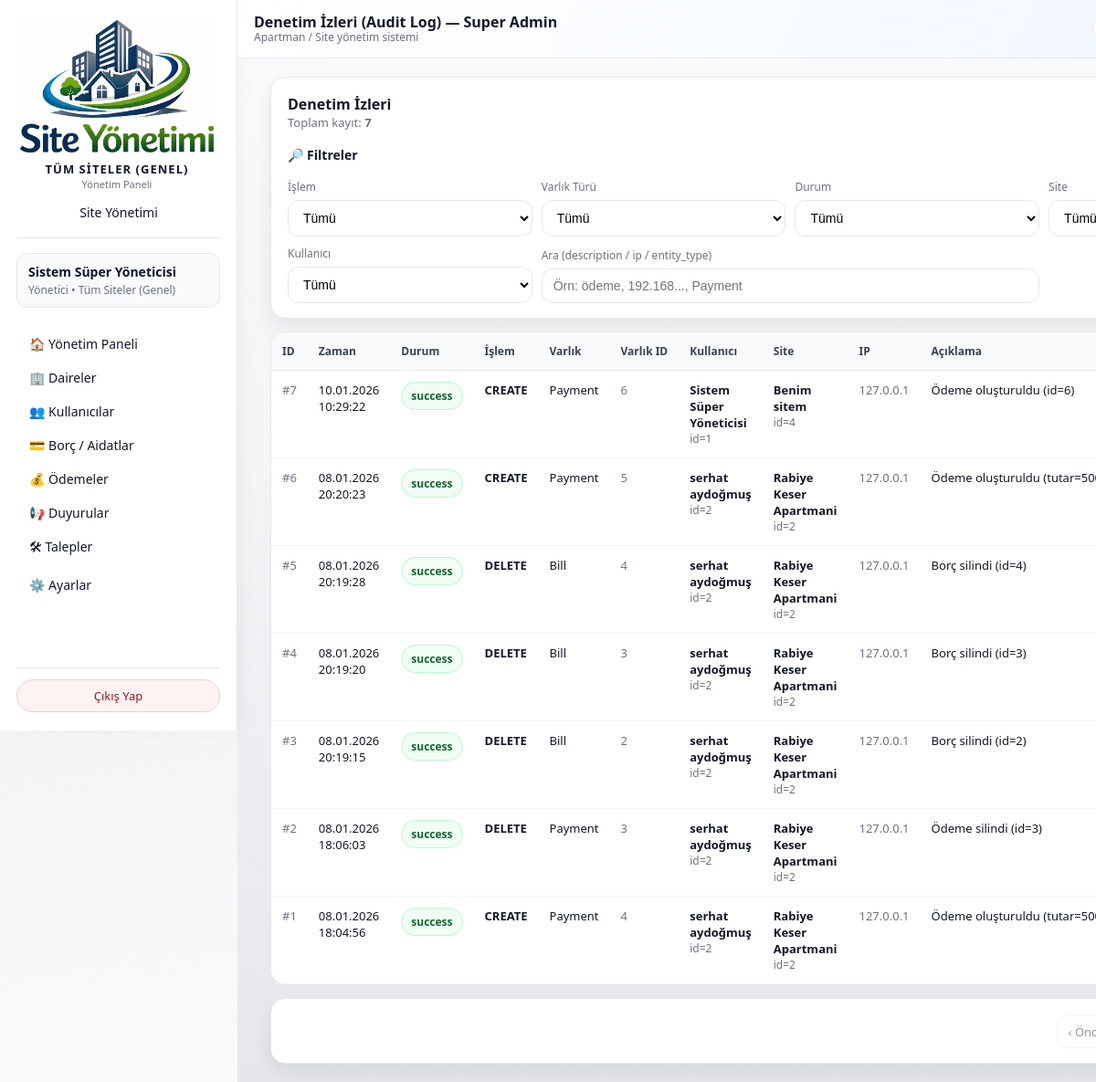
Page /admin/audit-logs (signed in) on the earlier database version.
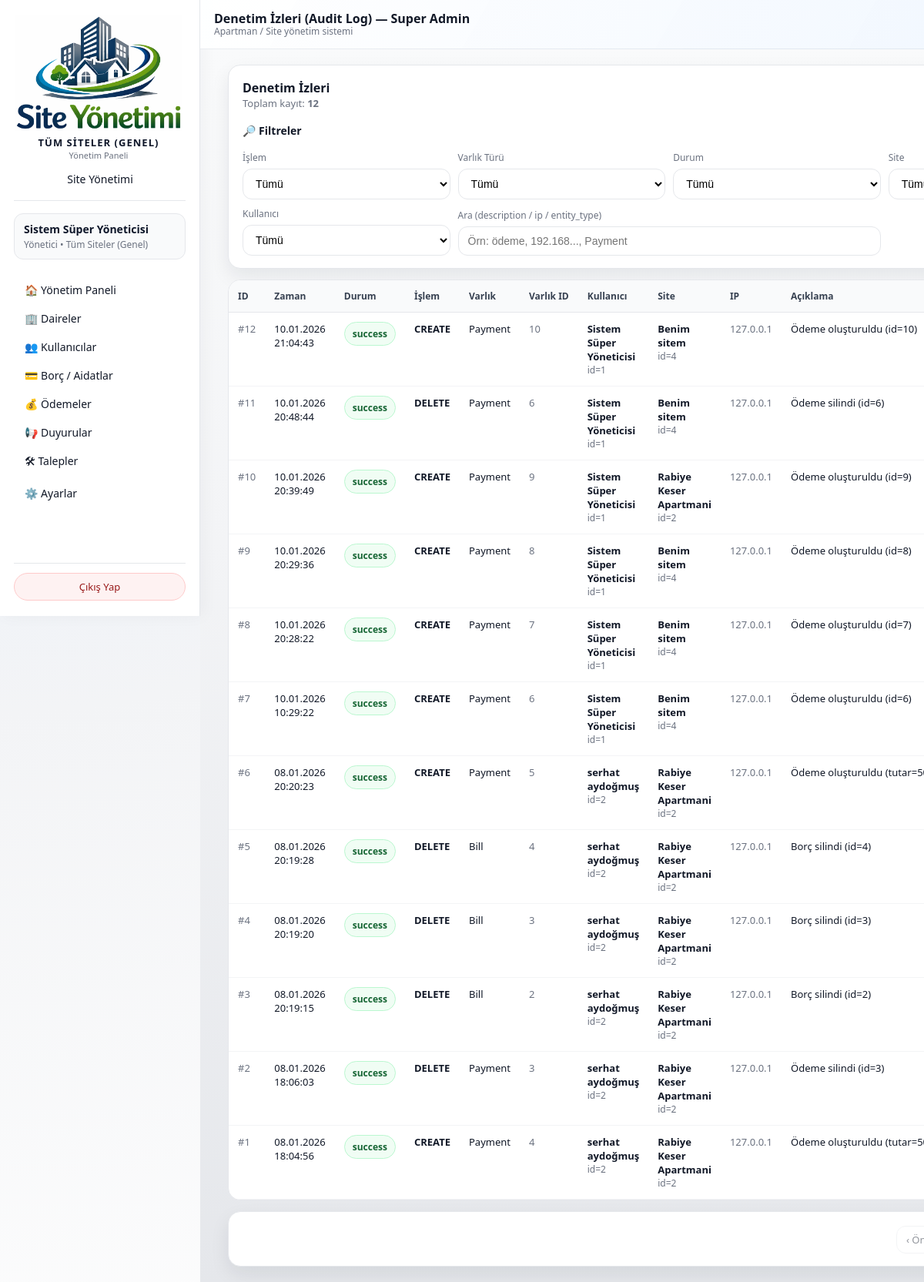
Same page on the later database version.
### models/user_model.py (models this page shows, shortened)
class User(db.Model):
    __tablename__ = "users"
    id = db.Column(db.Integer, primary_key=True)
    name = db.Column(db.String(120), nullable=False)
    email = db.Column(db.String(120), unique=True, nullable=False, index=True)
    phone = db.Column(db.String(32), nullable=True)
    password_hash = db.Column(db.String(255), nullable=False)
    role = db.Column(db.String(20), nullable=False, default="resident")
    site_id = db.Column(db.Integer, db.ForeignKey("sites.id"), nullable=True)
    apartment_id = db.Column(
        db.Integer,
        db.ForeignKey("apartments.id"),
        nullable=True,
    )
    is_active = db.Column(db.Boolean, default=True, nullable=False)

### audit_logging.py (models this page shows, shortened)
class AuditLog(db.Model):
    __tablename__ = "audit_logs"
    id = Column(Integer, primary_key=True)
    user_id = Column(Integer, ForeignKey("users.id"), nullable=True)  # eğer user tablon 'users' ise
    user = relationship("User", foreign_keys=[user_id], lazy="joined")
    site_id = Column(Integer, ForeignKey("sites.id"), nullable=True)  # ✅ düzeltildi
    site = relationship("Site", foreign_keys=[site_id], lazy="joined")
    action = Column(String(50), nullable=False)
    entity_type = Column(String(50), nullable=False)
    entity_id = Column(Integer, nullable=True)
    ip_address = Column(String(45), nullable=True)
    user_agent = Column(String(500), nullable=True)
    old_values = Column(Text, nullable=True)
    new_values = Column(Text, nullable=True)
    description = Column(String(255), nullable=True)
    created_at = Column(DateTime, default=datetime.utcnow, nullable=False)
    status = Column(String(20), default="success")
    error_message = Column(Text, nullable=True)

### models/site_model.py (models this page shows, shortened)
class Site(db.Model):
    __tablename__ = "sites"
    id = db.Column(db.Integer, primary_key=True)
    name = db.Column(db.String(150), nullable=False, unique=True)
    description = db.Column(db.String(255), nullable=True)
    db_path = db.Column(db.String(255), nullable=True)
    is_active = db.Column(db.Boolean, nullable=False, default=True)
    users = db.relationship("User", backref="site", lazy="dynamic")

### routes/admin_routes.py (the view, shortened to what this page needs)
@admin_bp.route("/audit-logs", methods=["GET"])
@admin_required
def audit_logs():
    if not _require_super_admin():
        flash("Bu sayfayı sadece Süper Admin görüntüleyebilir.", "error")
        return redirect(url_for("admin.dashboard"))
    page = request.args.get("page", 1, type=int) or 1
    if page < 1:
        page = 1
    per_page = 50
    action = (request.args.get("action") or "").strip()
    entity_type = (request.args.get("entity_type") or "").strip()
    status = (request.args.get("status") or "").strip()
    site_id = request.args.get("site_id", type=int)
    user_id = request.args.get("user_id", type=int)
    q = (request.args.get("q") or "").strip()  # description / ip / entity_id araması
    try:
        query = AuditLog.query
        if action:
            query = query.filter(AuditLog.action == action)
        if entity_type:
            query = query.filter(AuditLog.entity_type == entity_type)
        if status:
            query = query.filter(AuditLog.status == status)
        if site_id:
            query = query.filter(AuditLog.site_id == site_id)
        if user_id:
            query = query.filter(AuditLog.user_id == user_id)
        total = query.count()
        logs = (
            query
            .order_by(AuditLog.created_at.desc())
            .offset((page - 1) * per_page)
            .limit(per_page)
            .all()
        )
        pages = (total + per_page - 1) // per_page if total > 0 else 1
        distinct_pairs = db.session.query(AuditLog.entity_type, AuditLog.action).distinct().all()
        all_entity_types = sorted({et for et, act in distinct_pairs if et})
        all_actions = sorted({act for et, act in distinct_pairs if act})
        all_sites = Site.query.order_by(Site.name.asc()).all()
        all_users = User.query.order_by(User.name.asc()).all()
        return render_template(
            "admin/audit_logs.html",
            logs=logs,
            page=page,
            pages=pages,
            total=total,
            filters={
                "action": action,
                "entity_type": entity_type,
                "status": status,
                "site_id": site_id,
                "user_id": user_id,
                "q": q,
            },
            all_actions=all_actions,
            all_entity_types=all_entity_types,
            all_sites=all_sites,
            all_users=all_users,
        )
    except SQLAlchemyError as exc:
        current_app.logger.exception("Audit log listesi alınamadı: %s", exc)
        flash("Audit log listesi alınırken hata oluştu.", "error")
        return redirect(url_for("admin.dashboard"))

### templates/admin/audit_logs.html (shortened to what this page needs)
{% extends "base.html" %}
{% block topbar_title %}Denetim İzleri (Audit Log) — Super Admin{% endblock %}
{% block content %}
<div class="audit-wrap">
  <div class="card">
    <div class="meta-row">
      <div>
        <h2 style="font-size:16px; margin:0;">Denetim İzleri</h2>
        <div class="count">Toplam kayıt: <b>{{ total }}</b></div>
      </div>
    </div>
    <div class="filters-head">
      <div class="filters-title">🔎 Filtreler</div>
    </div>
    <div class="filters-panel" id="filtersPanel" style="display:block;">
      <form method="GET" class="audit-filters" action="{{ url_for('admin.audit_logs') }}">
        <div class="f">
          <label>İşlem</label>
          <select name="action">
            <option value="">Tümü</option>
          </select>
        </div>
        <div class="f">
          <label>Varlık Türü</label>
          <select name="entity_type">
            <option value="">Tümü</option>
          </select>
        </div>
        <div class="f">
          <label>Durum</label>
          <select name="status">
            <option value="">Tümü</option>
          </select>
        </div>
        <div class="f">
          <label>Site</label>
          <select name="site_id">
            <option value="">Tümü</option>
          </select>
        </div>
        <div class="f">
          <label>Kullanıcı</label>
          <select name="user_id">
            <option value="">Tümü</option>
          </select>
        </div>
        <div class="f-wide">
          <label>Ara (description / ip / entity_type)</label>
          <input name="q" value="{{ filters.q }}" placeholder="Örn: ödeme, 192.168..., Payment" />
        </div>
        <div class="f-btn">
        </div>
      </form>
    </div>
  </div>
  <div class="table-wrap">
    <table>
      <thead>
        <tr>
          <th>ID</th>
          <th>Zaman</th>
          <th>Durum</th>
          <th>İşlem</th>
          <th>Varlık</th>
          <th>Varlık ID</th>
          <th>Kullanıcı</th>
          <th>Site</th>
          <th>IP</th>
          <th>Açıklama</th>
        </tr>
      </thead>
      <tbody>
        {% for log in logs %}
          <tr>
            <td class="muted">#{{ log.id }}</td>
            <td>{{ log.created_at.strftime("%d.%m.%Y %H:%M:%S") if log.created_at else "-" }}</td>
            <td>
              {% if log.status == "success" %}
                <span class="badge badge-success">success</span>
              {% else %}
                <span class="badge badge-failure">failure</span>
              {% endif %}
            </td>
            <td><b>{{ log.action }}</b></td>
            <td>{{ log.entity_type }}</td>
            <td class="muted">{{ log.entity_id if log.entity_id is not none else "-" }}</td>
            <td>
              {% if log.user %}
                <b>{{ log.user.name }}</b>
                <div class="muted" style="font-size:12px;">id={{ log.user_id }}</div>
              {% else %}
                <span class="muted">Sistem / Bilinmiyor</span>
              {% endif %}
            </td>
            <td>
              {% if log.site %}
                <b>{{ log.site.name }}</b>
                <div class="muted" style="font-size:12px;">id={{ log.site_id }}</div>
              {% else %}
                <span class="muted">-</span>
              {% endif %}
            </td>
            <td class="muted">{{ log.ip_address or "-" }}</td>
            <td class="desc" title="{{ log.description or '' }}">{{ log.description or "-" }}</td>
          </tr>
        {% endfor %}
      </tbody>
    </table>
  </div>
  <div class="card">
    <div class="pager">
      {% set args = request.args.to_dict() %}
      {% set prev_page = page - 1 %}
      {% set next_page = page + 1 %}
      {% set args_prev = args.copy() %}
      {% set _ = args_prev.update({"page": prev_page}) %}
      {% set args_next = args.copy() %}
      {% set _ = args_next.update({"page": next_page}) %}
      <a class="{% if page <= 1 %}disabled{% endif %}"
         href="{{ url_for('admin.audit_logs', **args_prev) }}">
        ‹ Önceki
      </a>
    </div>
  </div>
</div>
{% endblock %}

### templates/base.html (shortened to what this page needs)
<!doctype html>
<html lang="{{ session.get('lang','tr') }}">
<head>
  <link rel="stylesheet" href="{{ url_for('static', filename='css/app.css') }}">
</head>
<body class="{% block body_class %}{% endblock %}">
{% set LANG = session.get('lang','tr') %}
{% macro t(k) -%}
  {{ I18N.get(LANG, I18N['tr']).get(k, I18N['tr'].get(k, k)) }}
{%- endmacro %}
<div class="layout">
  <aside class="sidebar" id="sidebar">
    {% set _role = session.get("user_role") %}
    {% set _active_site = session.get("active_site_name") %}
    {% set site_name = session.get("active_site_name")
      or (current_site_name if current_site_name is defined and current_site_name else t('default_brand_name')) %}
    {% if _role == "super_admin" and not _active_site %}
      {% set site_name = t('all_sites_global') %}
    {% endif %}
    <div class="sidebar__header">
      <div class="sidebar__logo-wrapper">
        <img
          src="{{ url_for('static', filename='logo1.png') }}"
          alt="Logo"
          class="sidebar__logo-img"
          style="width:220px; height:150px; object-fit:contain;"
        >
        <div class="sidebar__brand-block">
          <div class="sidebar__brand-title">
            {{ site_name }}
          </div>
          <div class="sidebar__brand-subtitle">
            {{ t('panel_title') }}
          </div>
        </div>
        {% if session.get("user_role") == "super_admin" %}
          <a href="{{ url_for('admin.manage_sites', lang=LANG) }}" class="sidebar__link">
            {{ t('menu_site_mgmt') }}
          </a>
        {% endif %}
      </div>
    </div>
    <div class="sidebar__user">
      {% set user_name = session.get("user_name") %}
      {% set user_role = session.get("user_role") %}
      {% set active_site_name = session.get("active_site_name") %}
      {% set fallback_site_name = session.get("site_name", t('default_site_name')) %}
      {% if user_role == "super_admin" and not active_site_name %}
        {% set fallback_site_name = t('all_sites_global') %}
      {% endif %}
      <div class="sidebar__user-name">
        {% if user_name %}
          {{ user_name }}
        {% else %}
          {{ t('logged_in') }}
        {% endif %}
      </div>
      <div class="sidebar__user-role">
        {% if user_role in ["admin", "super_admin"] %}
          {{ t('role_admin_of') }} {{ active_site_name or fallback_site_name }}
        {% elif user_role == "resident" %}
          {{ t('role_resident_of') }} {{ active_site_name or fallback_site_name }}
        {% else %}
          {{ active_site_name or fallback_site_name }}
        {% endif %}
      </div>
    </div>
    <nav class="sidebar__nav">
      {% set endpoint = request.endpoint or "" %}
      {% if user_role in ["admin", "super_admin"] %}
        <a href="{{ url_for('admin.dashboard', lang=LANG) }}"
           class="sidebar__link {% if endpoint == 'admin.dashboard' %}sidebar__link--active{% endif %}">
          🏠 {{ t('menu_admin_dashboard') }}
        </a>
        <a href="{{ url_for('admin.manage_apartments', lang=LANG) }}"
           class="sidebar__link {% if endpoint == 'admin.manage_apartments' %}sidebar__link--active{% endif %}">
          🏢 {{ t('menu_apartments') }}
        </a>
        <a href="{{ url_for('admin.manage_users', lang=LANG) }}"
           class="sidebar__link {% if endpoint == 'admin.manage_users' %}sidebar__link--active{% endif %}">
          👥 {{ t('menu_users') }}
        </a>
        <a href="{{ url_for('admin.manage_bills', lang=LANG) }}"
           class="sidebar__link {% if endpoint == 'admin.manage_bills' or endpoint == 'admin.dues_summary' %}sidebar__link--active{% endif %}">
          💳 {{ t('menu_bills') }}
        </a>
        <a href="{{ url_for('admin.manage_payments', lang=LANG) }}"
           class="sidebar__link {% if endpoint == 'admin.manage_payments' %}sidebar__link--active{% endif %}">
          💰 {{ t('menu_payments') }}
        </a>
        <a href="{{ url_for('admin.manage_announcements', lang=LANG) }}"
           class="sidebar__link {% if endpoint == 'admin.manage_announcements' %}sidebar__link--active{% endif %}">
          📢 {{ t('menu_announcements') }}
        </a>
        <a href="{{ url_for('admin.manage_tickets', lang=LANG) }}"
           class="sidebar__link {% if endpoint == 'admin.manage_tickets' %}sidebar__link--active{% endif %}">
          🛠 {{ t('menu_tickets') }}
        </a>
        <a href="{{ url_for('admin.settings', lang=LANG) }}"
           class="sidebar__link {% if endpoint == 'admin.settings' %}sidebar__link--active{% endif %}">
          ⚙️ {{ t('menu_settings') }}
        </a>
      {% else %}
        <a href="{{ url_for('admin.dashboard', lang=LANG) }}"
           class="sidebar__link {% if endpoint == 'admin.dashboard' %}sidebar__link--active{% endif %}">
          🏠 {{ t('menu_admin_dashboard') }}
        </a>
      {% endif %}
    </nav>
    <div class="sidebar__footer">
      <a href="{{ url_for('auth.logout', lang=LANG) }}" class="sidebar__logout-btn">
        {{ t('logout') }}
      </a>
    </div>
  </aside>
  <div class="main">
    <header class="topbar">
      <div>
        <div class="topbar__title">
          {% block topbar_title %}{{ t('panel_title') }}{% endblock %}
        </div>
        <div class="topbar__subtitle">
          {% if user_role == "admin" or (user_role == "super_admin" and active_site_name) %}
            {{ t('admin_view') }}
          {% elif user_role == "resident" %}
            {{ t('resident_view') }}
          {% else %}
            {{ t('system_view') }}
          {% endif %}
        </div>
      </div>
      <div class="topbar__user" style="display:flex; align-items:center; gap:10px;">
        <div class="lang-switch" id="langSwitch">
          <button type="button" class="lang-btn" id="langBtn" aria-haspopup="true" aria-expanded="false">
          </button>
          {% set nxt = request.full_path %}
        </div>
      </div>
    </header>
    <main class="content">
      {% block content %}{% endblock %}
    </main>
  </div>
</div>
</body>
</html>

Differences in the rows shown:
added AuditLog: id "12", created_at "10.01.2026 21:04:43", status "success", action "CREATE", entity_type "Payment", entity "10", user.name "Sistem Süper Yöneticisi", user_id "1", site.name "Benim sitem", site_id "4", ip_address "127.0.0.1", description "Ödeme oluşturuldu (id=10)"
added AuditLog: id "11", created_at "10.01.2026 20:48:44", status "success", action "DELETE", entity_type "Payment", entity "6", user.name "Sistem Süper Yöneticisi", user_id "1", site.name "Benim sitem", site_id "4", ip_address "127.0.0.1", description "Ödeme silindi (id=6)"
added AuditLog: id "10", created_at "10.01.2026 20:39:49", status "success", action "CREATE", entity_type "Payment", entity "9", user.name "Sistem Süper Yöneticisi", user_id "1", site.name "Rabiye Keser Apartmani", site_id "2", ip_address "127.0.0.1", description "Ödeme oluşturuldu (id=9)"
added AuditLog: id "9", created_at "10.01.2026 20:29:36", status "success", action "CREATE", entity_type "Payment", entity "8", user.name "Sistem Süper Yöneticisi", user_id "1", site.name "Benim sitem", site_id "4", ip_address "127.0.0.1", description "Ödeme oluşturuldu (id=8)"
added AuditLog: id "8", created_at "10.01.2026 20:28:22", status "success", action "CREATE", entity_type "Payment", entity "7", user.name "Sistem Süper Yöneticisi", user_id "1", site.name "Benim sitem", site_id "4", ip_address "127.0.0.1", description "Ödeme oluşturuldu (id=7)"
Other differences:
{{ total }}: "7" → "12"
